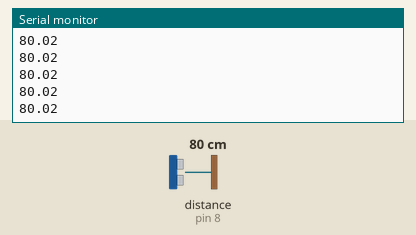
Bench run of a sketch on a simulated Arduino Uno, built with avr-gcc and run on an emulated ATmega328P. Shown: the last lines printed to the serial monitor. Wiring (inferred from the names in the program): ultrasonic range finder: trigger pin 2; echo pin 8. The inputs (shaded band) are chosen by the test bench; at power-on: distance to the obstacle (sensor on pin 8) 80 cm. The echo pulse lasts 58.3 µs per cm.

Above: at 1.2 s.
1.3 s: distance to the obstacle (sensor on pin 8) set to 2 cm
At 1.35 s:
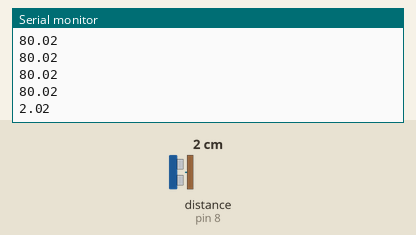
2.8 s: distance to the obstacle (sensor on pin 8) set to 4 cm
At 2.83 s:
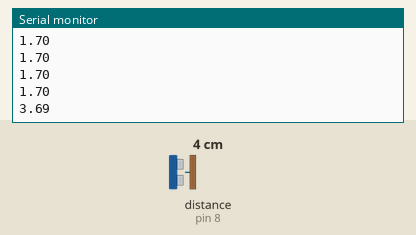
Timing chart, 0 to 5.8 s (numbered marks = the images above; inputs shaded):
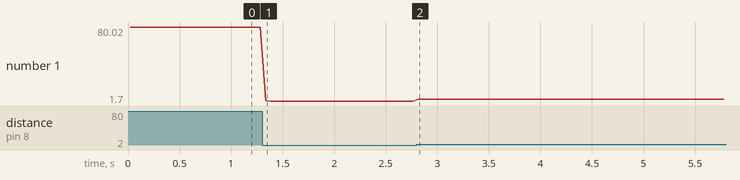

The sketch:

1.1.4_ultrasound.ino
```cpp
/**
* TASK: 1.1.4
* NAME: Ultrasonic
* DESC: Read data from ultrasonic sensor and display the distance on the Serial monitor
*/

uint8_t trig = 2;
uint8_t echo = 8;


void setup() {
  // put your setup code here, to run once:
  pinMode(trig, OUTPUT);
  digitalWrite(trig, LOW);
  pinMode(echo,INPUT);
  Serial.begin(9600);
  Serial.println("Distance recorded:");
}

void loop()
{
  digitalWrite(trig, HIGH);
  delayMicroseconds(10);
  digitalWrite(trig,LOW);
  unsigned long time = pulseIn(echo,HIGH);
  double distance = (0.0343*time) / 2.0; //result in cm
  Serial.println(distance);

  delay(50);
}
```

Measured:
- after the input at 1.3 s, the serial monitor: prints a new line at once (image 1)
- after the input at 2.8 s, the serial monitor: prints a new line at once (image 2)
- plotted number 1: 80.02 → 1.7 after the input at 1.3 s, 1.7 → 3.69 after the input at 2.8 s
